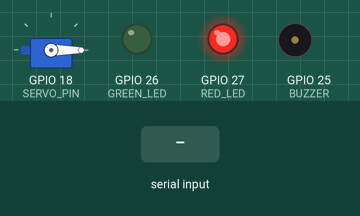
Simulated run of this sketch. Board: ESP32. Shown: servo, output pins drawn as LEDs (lit = HIGH), buzzer (waves = sounding, pin HIGH). The test bench sets the inputs (shaded band). Nothing arrives over Bluetooth unless stated.

Above: at 1.2 s.
1.3 s: "OPEN\n" received over the second serial link
At 1.4 s:
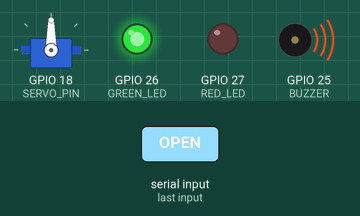
At 2.6 s:
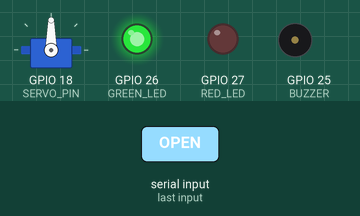
3.0 s: "CLOSE\n" received over the second serial link
At 3.1 s:
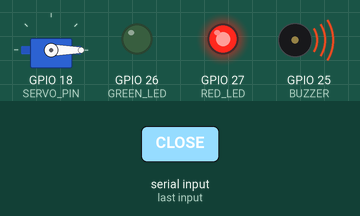
Timing chart, 0 to 6.0 s (numbered marks = the images above; inputs shaded):
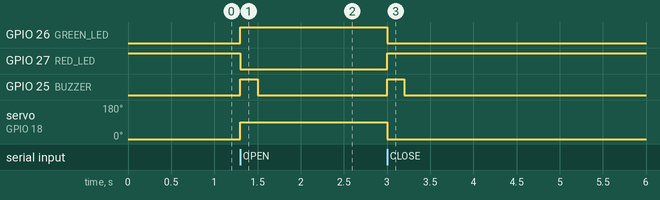

The sketch:

Bluetooth_BasedDoorLockSystem_esp32.ino
```cpp
#include "BluetoothSerial.h"
#include <ESP32Servo.h>

BluetoothSerial SerialBT;
Servo doorServo;

#define SERVO_PIN 18
#define GREEN_LED 26
#define RED_LED 27
#define BUZZER 25

bool doorOpen = false;

void setup() {
  Serial.begin(115200);

  SerialBT.begin("ESP32_DoorLock");

  doorServo.attach(SERVO_PIN);

  pinMode(GREEN_LED, OUTPUT);
  pinMode(RED_LED, OUTPUT);
  pinMode(BUZZER, OUTPUT);

  doorServo.write(0);

  digitalWrite(RED_LED, HIGH);
  digitalWrite(GREEN_LED, LOW);

  SerialBT.println("ESP32 Door Lock Ready");
  SerialBT.println("Send OPEN, CLOSE or STATUS");
}

void loop() {

  if (SerialBT.available()) {

    String command = SerialBT.readStringUntil('\n');
    command.trim();
    command.toUpperCase();

    if (command == "OPEN") {

      doorServo.write(90);

      digitalWrite(RED_LED, LOW);
      digitalWrite(GREEN_LED, HIGH);

      digitalWrite(BUZZER, HIGH);
      delay(200);
      digitalWrite(BUZZER, LOW);

      doorOpen = true;

      SerialBT.println("DOOR UNLOCKED");
    }

    else if (command == "CLOSE") {

      doorServo.write(0);

      digitalWrite(GREEN_LED, LOW);
      digitalWrite(RED_LED, HIGH);

      digitalWrite(BUZZER, HIGH);
      delay(200);
      digitalWrite(BUZZER, LOW);

      doorOpen = false;

      SerialBT.println("DOOR LOCKED");
    }

    else if (command == "STATUS") {

      if (doorOpen) {
        SerialBT.println("DOOR STATUS: UNLOCKED");
      } else {
        SerialBT.println("DOOR STATUS: LOCKED");
      }
    }

    else {
      SerialBT.println("INVALID COMMAND");
    }
  }
}
```

Measured:
- after the input at 1.3 s, GPIO 26 (GREEN_LED): LOW → HIGH at once; GPIO 27 (RED_LED): HIGH → LOW at once; GPIO 25 (BUZZER): LOW → HIGH at once, → LOW 0.20 s later; servo on GPIO 18 (SERVO_PIN): 0° → 90° at once
- after the input at 3.0 s, GPIO 26 (GREEN_LED): HIGH → LOW at once; GPIO 27 (RED_LED): LOW → HIGH at once; GPIO 25 (BUZZER): LOW → HIGH at once, → LOW 0.20 s later; servo on GPIO 18 (SERVO_PIN): 90° → 0° at once
